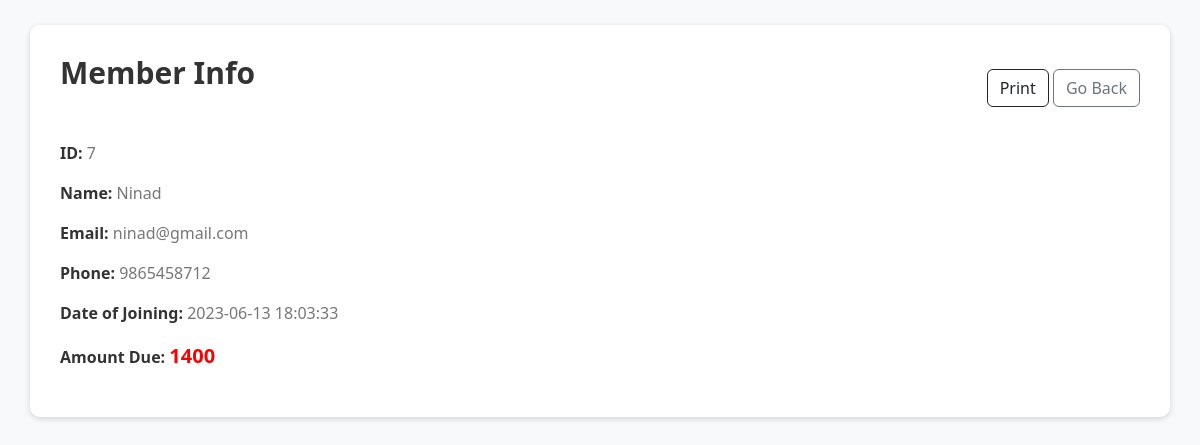
The page /member_info/7 (signed in) on the database its author committed.
### tables this page shows
CREATE TABLE members (id INTEGER PRIMARY KEY, name TEXT NOT NULL, email TEXT NOT NULL, phone TEXT NOT NULL, doj DATETIME NOT NULL);

### app.py (the view)
@app.route("/member_info/<id>", methods=["GET"])
@login_required
def member_info(id):
    info = db.execute("SELECT * from members WHERE id = ?", id)[0]
    transactions = db.execute(
        "SELECT id from transactions WHERE member_id = ? AND status = 'Issued'", id
    )
    due = 0
    for i in transactions:
        due += calculate_due(i["id"])[0]
    return render_template("member_info.html", due=due, info=info)

### app.py (called while the page is built)
@app.after_request
def after_request(response):
    response.headers["Cache-Control"] = "no-cache, no-store, must-revalidate"
    response.headers["Expires"] = 0
    response.headers["Pragma"] = "no-cache"
    return response

def login_required(f):
    @wraps(f)
    def decorated_function(*args, **kwargs):
        if session.get("user_id") is None:
            return redirect("/login")
        return f(*args, **kwargs)
    return decorated_function

def calculate_due(transaction_id):
    transaction = db.execute("SELECT * FROM transactions WHERE id = ?", transaction_id)[
        0
    ]
    issue_date = datetime.strptime(transaction["issue_date"], "%Y-%m-%d %H:%M:%S")
    return_date = datetime.now()
    days_since_return = (return_date - issue_date).days
    due_amount = 20
    due_days = 0
    if days_since_return > 7:
        due_days = days_since_return - 7
    due_amount += due_days * 5
    return (due_amount, due_days)

### templates/member_info.html (shortened to what this page needs)
<!DOCTYPE html>
<html lang="en">
    <head>
        <link rel="stylesheet" href="https://cdn.jsdelivr.net/npm/bootstrap@5.3.0/dist/css/bootstrap.min.css">
    </head>
    <body>
        <div class="container">
            <div class="header">
                <h1>Member Info</h1>
                <div class="right-buttons">
                    <button type="button" class="btn btn-outline-dark" onclick="window.print()">Print</button>
                    <a href="/members" class="btn btn-outline-secondary">Go Back</a>
                </div>
            </div>
            <div>
                <p>
                    <strong>ID:</strong>
                    <span>{{info.id}}</span>
                </p>
                <p>
                    <strong>Name:</strong>
                    <span>{{info.name}}</span>
                </p>
                <p>
                    <strong>Email:</strong>
                    <span>{{info.email}}</span>
                </p>
                <p>
                    <strong>Phone:</strong>
                    <span>{{info.phone}}</span>
                </p>
                <p>
                    <strong>Date of Joining:</strong>
                    <span>{{info.doj}}</span>
                </p>
                <p>
                    <strong>Amount Due:</strong>
                    <span class="amount">{{due}}</span>
                </p>
            </div>
        </div>
    </body>
</html>

### templates/member_info.html (style rules this page uses)
body { background-color: #f8f9fa; }
.container { margin-top: 25px; margin-bottom: 25px; background-color: #fff; border-radius: 10px; padding: 30px; box-shadow: 0 2px 6px rgba(0, 0, 0, 0.15); }
h1 { font-size: 30px; font-weight: 600; margin-bottom: 30px; color: #333; }
p { font-size: 16px; color: #555; }
strong { font-weight: 600; color: #333; }
span { color: #777; }
.amount { font-size: 20px; font-weight: bold; color: red; }
.header { display: flex; justify-content: space-between; align-items: center; margin-bottom: 20px; }
.header button { margin-left: 10px; }
.right-buttons { margin-left: auto; }

### rows shown on the page
members: id "7", name "Ninad", email "ninad@gmail.com", phone "9865458712", doj "2023-06-13 18:03:33"

### other values the page prints
{{ due }} "1400"
